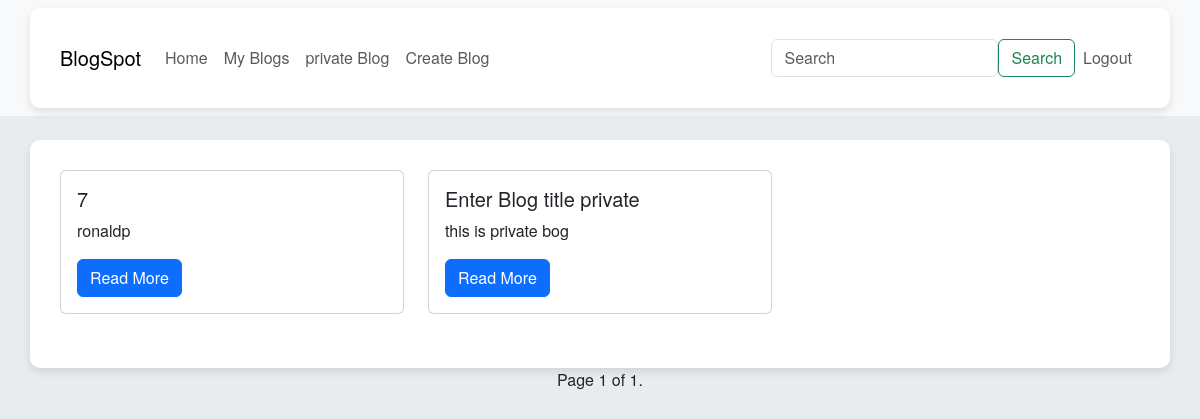
/ (signed in), run on the app's committed database.
### blog/models.py (models this page shows, shortened)
class Createblog(models.Model):
    user = models.ForeignKey(Bloguser, on_delete= models.CASCADE, related_name= 'user')
    title = models.TextField(max_length=256)
    description = models.TextField()
    blog_img = models.ImageField(upload_to='media/', blank=True)
    published_on = models.DateField(default= timezone.now)
    edited_on = models.DateField(default=timezone.now)
    BLOG_CHOICES = (
        ('P', 'Private'),
        ('S', 'Public'),
    )
    blog_type = models.CharField(max_length=20, default= "S", choices=BLOG_CHOICES)

### blog/views.py (the view)
# urls.py: path('', index, name = "index"),
def index(request):
    blogs = Createblog.objects.filter(blog_type= 'S')
    paginator = Paginator(blogs, 10)
    page_number = request.GET.get("page")
    page_obj = paginator.get_page(page_number)
    return render(request, 'index.html', {"blogs":blogs, "page_obj":page_obj,})

### blog/templates/index.html (shortened to what this page needs)
<!DOCTYPE html>
<html lang="en">
<head>
    {% load bootstrap5 %}
    {% bootstrap_css %}
</head>
<body>
    <nav class="navbar navbar-expand-lg navbar-light bg-light">
       <div class="container">
        <a class="navbar-brand" href="{% url 'index' %}">BlogSpot</a>
        <div class="collapse navbar-collapse" id="navbarSupportedContent">
            <ul class="navbar-nav mr-auto">
                <li class="nav-item active">
                    <a class="nav-link" href="{% url 'index' %}">Home</a>
                </li>
                {% if user.is_authenticated %}
                <li class="nav-item">
                    <a class="nav-link" href="{% url 'myblog' %}">My Blogs</a>
                </li>
                <li class="nav-item">
                    <a class="nav-link" href="{% url 'privateblog' %}">private Blog</a>
                </li>
                <li class="nav-item">
                    <a class="nav-link" href="{% url 'newblog' %}">Create Blog</a>
                </li>
            </div>
                <form method="POST" action="{% url 'individual' %}" class="form-inline d-flex my-2 my-lg-0">
                    <input class="form-control mr-sm-2" type="search" name="search_item" placeholder="Search" aria-label="Search">
                    <button class="btn btn-outline-success my-2 my-sm-0" style="display: inline-block; margin-top: 8px;"  type="submit">Search</button>
                </form>
                <li class="nav-item navbar-nav mr-auto">
                    <a class="nav-link" href="{% url 'logout' %}">Logout</a>
                </li>
                {% else %}
                <li class="nav-item navbar-nav mr-auto">
                    <a class="nav-link" href="{% url 'login' %}">Login</a>
                </li>
                {% endif %}
        </div>
    </nav>
    {% if user.is_authenticated %}
    <div class="container mt-4">
        <div class="row">
            {% for blog in page_obj %}
            <div class="col-md-4 mb-4">
                <div class="card">
                    <div class="card-body">
                        <h5 class="card-title">{{ blog.title }}</h5>
                        <p class="card-text">{{ blog.description|truncatewords:15 }}</p>
                        <a href="{% url 'details' blog.pk %}" class="btn btn-primary">Read More</a>
                    </div>
                </div>
            </div>
            {% endfor %}
        </div>
    </div>
    <div class="pagination d-flex justify-content-center">
        <span class="step-links">
            <span class="current">
                Page {{ page_obj.number }} of {{ page_obj.paginator.num_pages }}.
            </span>
        </span>
    </div>
    {% endif %}
</body>
</html>

### blog/templates/index.html (style rules this page uses)
body { background-color: #e9ecef; font-family: 'Helvetica Neue', Arial, sans-serif; }
nav { background-color: #e9ecef; font-family: 'Helvetica Neue', Arial, sans-serif; }
.container { background: #ffffff; border-radius: 10px; padding: 30px; box-shadow: 0 4px 8px rgba(0, 0, 0, 0.1); }

### data on the page
Createblog: title "7", description "ronaldp"
Createblog: title "Enter Blog title private", description "this is private bog"

### other printed values
{{ page_obj.number }} "1"
{{ page_obj.paginator.num_pages }} "1"
